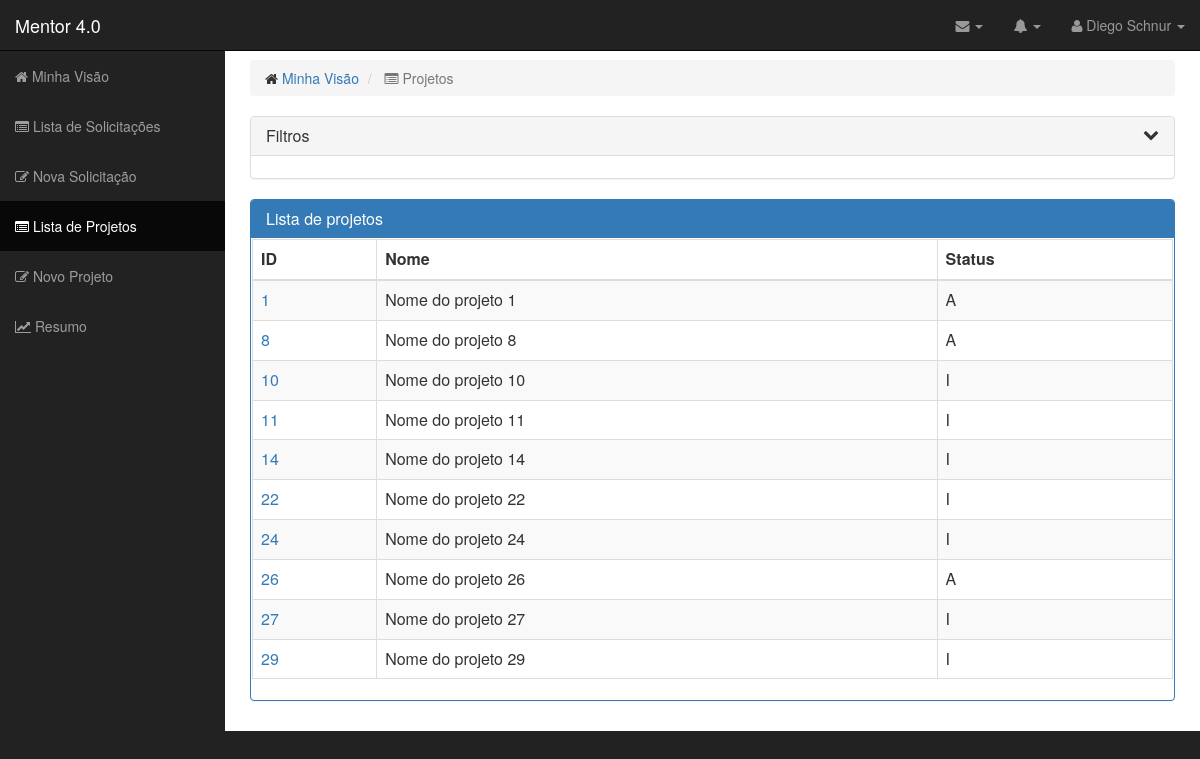
Screenshot of /lista-projetos.php with the database file from the repository.
### tables this page shows
CREATE TABLE `tbl_projetos` (
  `id_prj` int(11) NOT NULL AUTO_INCREMENT,
  `nome_prj` varchar(70) NOT NULL,
  `descricao_prj` varchar(200) DEFAULT NULL,
  `status_prj` char(1) NOT NULL DEFAULT 'I',
  `id_usuario_prj` int(11) DEFAULT NULL,
  PRIMARY KEY (`id_prj`),
  UNIQUE KEY `nome_projeto_UNIQUE` (`nome_prj`),
  KEY `fk_usuario_projeto_idx` (`id_usuario_prj`),
  CONSTRAINT `fk_usuario_projeto` FOREIGN KEY (`id_usuario_prj`) REFERENCES `tbl_usuarios` (`id_us`) ON DELETE NO ACTION ON UPDATE NO ACTION
);

### Persistence/ConnectionDB.php (called while the page is built, shortened)
<?php
class ConnectionDB extends PDO {
    private static $instance = null;
    public static function getInstance() {
        if (!isset(self::$instance)) {
            try {
                self::$instance = new ConnectionDB("mysql:dbname=db_mentor;host=localhost", "root", "495715");
            } catch (Exception $e) {
                echo "Ocorreram erros ao tentar conectar com o BD!";
                echo "$e";
                exit();
            }
        }
        return self::$instance;
    }
}

### Dao/ProjetoDAO.php (called while the page is built, shortened)
<?php
class ProjetoDAO {
    private $connection = null;
    public function __construct() {
        $this->connection = ConnectionDB::getInstance();
    }
    public function listaProjetos() {
        try {
            $QRList = "SELECT * from tbl_projetos";
            $list = $this->connection->prepare($QRList);
            $list->execute();
            if($list->rowCount() > 0){
                $projetos = $list->fetchAll(PDO::FETCH_CLASS, 'ProjetoDAO');
                $this->connection = null;
                return $projetos;
            }
            return [];
        } catch (PDOException $exc) {
            echo 'Ocorreram erros ao pesquisar os projetos!' . $exc;
        }
    }
}

### lista-projetos.php (the view, shortened to what this page needs)
<?php
include("cabecalho.php");
?>
<div class="row">
    <div class="col-lg-12">
        <ol class="breadcrumb">
            <li>
                <i class="fa fa-home"></i>  <a href="minhavisao.php">Minha Visão</a>
            </li>
            <li class="active">
                <i class="fa fa-list-alt"></i> Projetos
            </li>
        </ol>
    </div>
</div>
<div class="row">
    <div class="col-lg-12">
        <div class="panel panel-default">
            <div class="panel-heading">
                <h3 class="panel-title">Filtros
                    <i class="ace-icon fa bigger-125 fa-chevron-down" data-toggle="collapse" data-target="#collFiltros"
                       id="paineis-status"></i>
                </h3>
            </div>
            <div class="panel-body collapse in" id="collFiltros">
                <div class="table-responsive">
                </div>
            </div>
        </div>
        <div class="panel panel-primary">
            <div class="panel-heading">
                <h3 class="panel-title">Lista de projetos</h3>
            </div>
            <div class="panel-body">
                <div class="table-responsive">
                    <table class="table table-bordered table-hover table-striped">
                        <thead>
                            <tr>
                                <th>ID</th>
                                <th>Nome</th>
                                <th>Status</th>
                            </tr>
                        </thead>
                        <tbody>
                            <?php
                            $projetoDAO = new ProjetoDAO();
                            $projetos = $projetoDAO->listaProjetos();
                            foreach ($projetos as $pr) :
                                ?>
                                <tr>
                                    <td><a href="lista-projeto.php?id=<?= $pr->id_prj ?>"><?= $pr->id_prj ?></a></td>
                                    <td><?= $pr->nome_prj ?></td>
                                    <td><?= $pr->status_prj ?></td>
                                </tr>
                                <?php
                            endforeach
                            ?>
                        </tbody>
                    </table>
                </div>
            </div>
        </div>
    </div>
</div>
<?php include("rodape.php"); ?>

### cabecalho.php (shortened to what this page needs)
<?php
function carregaClasse($nomeDaClasse) {
    require_once ("./Persistence/ConnectionDB.php");
}
?>
<html lang="en">
    <head>
        <link href="css/bootstrap.min.css" rel="stylesheet">
        <link href="//maxcdn.bootstrapcdn.com/font-awesome/4.2.0/css/font-awesome.min.css" rel="stylesheet">
        <link href="css/sb-admin.css" rel="stylesheet">
        <link href="css/estilos.css" rel="stylesheet">
        <link href="css/plugins/morris.css" rel="stylesheet">
        <link href="font-awesome/css/font-awesome.min.css" rel="stylesheet" type="text/css">
    </head>
    <body>
        <div id="wrapper">
            <nav class="navbar navbar-inverse navbar-fixed-top" role="navigation">
                <div class="navbar-header">
                    <a class="navbar-brand" href="minhavisao.php">Mentor 4.0</a>
                </div>
                <ul class="nav navbar-right top-nav">
                    <li class="dropdown">
                        <a href="#" class="dropdown-toggle" data-toggle="dropdown"><i class="fa fa-envelope"></i> <b class="caret"></b></a>
                    </li>
                    <li class="dropdown">
                        <a href="#" class="dropdown-toggle" data-toggle="dropdown"><i class="fa fa-bell"></i> <b class="caret"></b></a>
                    </li>
                    <li class="dropdown">
                        <a href="#" class="dropdown-toggle" data-toggle="dropdown"><i class="fa fa-user"></i> Diego Schnur <b class="caret"></b></a>
                    </li>
                </ul>
                <div class="collapse navbar-collapse navbar-ex1-collapse">
                    <ul class="nav navbar-nav side-nav">
                        <li>
                            <a href="minhavisao.php" name="minhavisao"><i class="fa fa-home"></i> Minha Visão</a>
                        </li>
                        <li>
                            <a href="lista-solicitacoes.php" name="lista-solicitacoes"><i class="fa fa-list-alt"></i> Lista de Solicitações</a>
                        </li>
                        <li>
                            <a href="form-solicitacao.php" name="form-solicitacao"><i class="fa fa-pencil-square-o"></i> Nova Solicitação</a>
                        </li>
                        <li>
                            <a href="lista-projetos.php" name="lista-projetos"><i class="fa fa-list-alt"></i> Lista de Projetos</a>
                        </li>
                        <li>
                            <a href="form-projeto.php" name="form-projeto"><i class="fa fa-pencil-square-o"></i> Novo Projeto</a>
                        </li>
                        <li>
                            <a href="lista-resumo.php" name="lista-resumo"><i class="fa fa-line-chart"></i> Resumo</a>
                        </li>
                    </ul>
                </div>
            </nav>
            <div id="page-wrapper">
                <div class="container-fluid">

### rodape.php (shortened to what this page needs)
</div>
</div>
</div>
</body>
</html>

### css/sb-admin.css (style rules this page uses)
body { margin-top: 100px; background-color: #222; }
@media (min-width:768px) { body { margin-top: 50px; } }
#wrapper { padding-left: 0; }
#page-wrapper { width: 100%; padding: 0; background-color: #fff; }
@media (min-width:768px) { #wrapper { padding-left: 225px; } }
@media (min-width:768px) { #page-wrapper { padding: 10px; } }
.top-nav { padding: 0 15px; }
.top-nav>li { display: inline-block; float: left; }
.top-nav>li>a { padding-top: 15px; padding-bottom: 15px; line-height: 20px; color: #999; }
@media (min-width:768px) { .side-nav { position: fixed; top: 51px; left: 225px; width: 225px; margin-left: -225px; border: none; border-radius: 0; overflow-y: auto; background-color: #222; bottom: 0; overflow-x: hidden; padding-bottom: 40px; } }
@media (min-width:768px) { .side-nav>li>a { width: 225px; } }

### css/estilos.css (style rules this page uses)
#paineis-status { float: right; display: inline-block; position: relative; }

### rows the page displays
tbl_projetos: id_prj "1", nome_prj "Nome do projeto 1", status_prj "A"
tbl_projetos: id_prj "8", nome_prj "Nome do projeto 8", status_prj "A"
tbl_projetos: id_prj "10", nome_prj "Nome do projeto 10", status_prj "I"
tbl_projetos: id_prj "11", nome_prj "Nome do projeto 11", status_prj "I"
tbl_projetos: id_prj "14", nome_prj "Nome do projeto 14", status_prj "I"
tbl_projetos: id_prj "22", nome_prj "Nome do projeto 22", status_prj "I"
tbl_projetos: id_prj "24", nome_prj "Nome do projeto 24", status_prj "I"
tbl_projetos: id_prj "26", nome_prj "Nome do projeto 26", status_prj "A"
tbl_projetos: id_prj "27", nome_prj "Nome do projeto 27", status_prj "I"
tbl_projetos: id_prj "29", nome_prj "Nome do projeto 29", status_prj "I"
